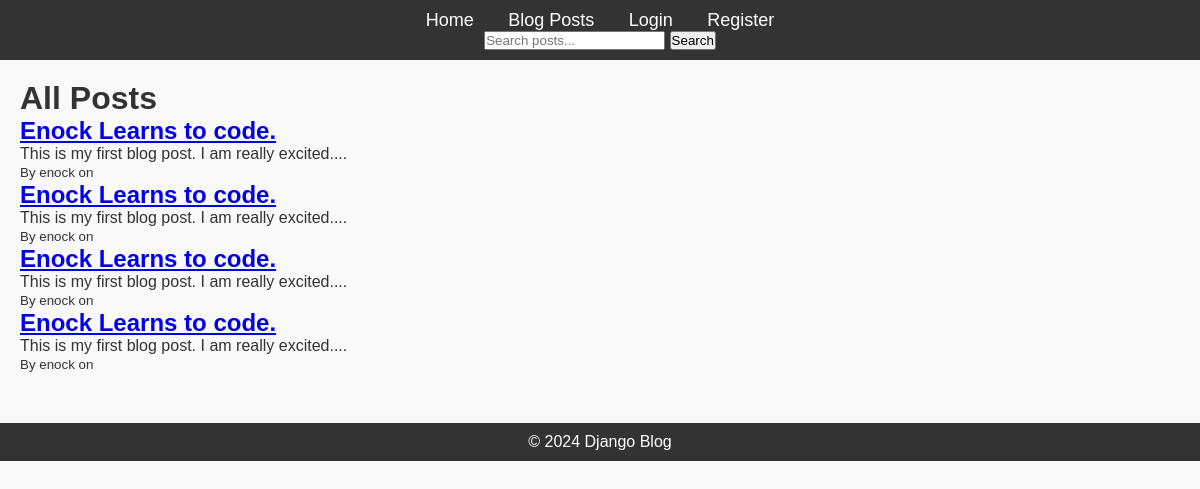
The page /posts/ on the database as committed earlier.
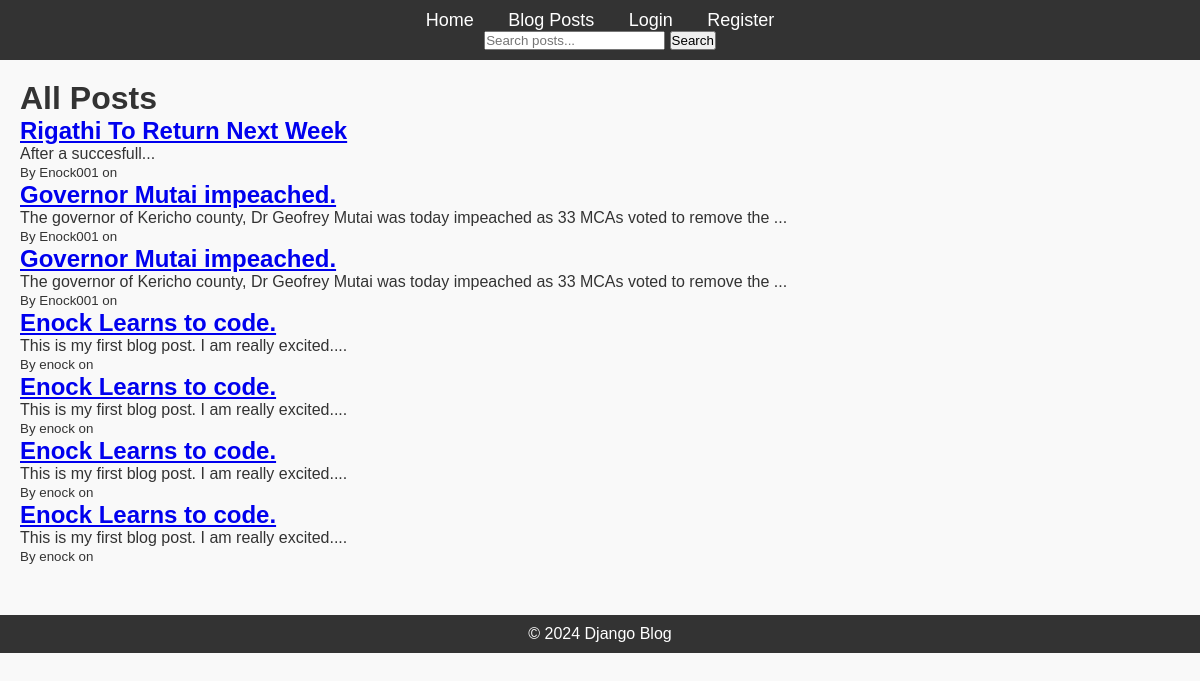
The same page on the database as committed later.
### blog/models.py (models this page shows, shortened)
class Post(models.Model):
    title = models.CharField(max_length=200)
    content = models.TextField()
    published_date = models.DateTimeField(auto_now_add=True)
    author = models.ForeignKey(User, on_delete=models.CASCADE, related_name="posts")
    tags = models.ManyToManyField(Tag, related_name="posts", blank=True)

### blog/views.py (the view)
# urls.py: path('posts/', views.PostListView.as_view(), name='post-list'),
class PostListView(ListView):
    model = Post
    template_name = 'blog/post_list.html'
    context_object_name = 'posts'
    ordering = ['-published_date']

### blog/templates/blog/post_list.html (shortened to what this page needs)
{% extends 'blog/base.html' %}
{% block content %}
<h1>All Posts</h1>
{% for post in posts %}
    <h2><a href="{% url 'post-detail' post.pk %}">{{ post.title }}</a></h2>
    <p>{{ post.content|slice:":100" }}...</p>
    <small>By {{ post.author }} on {{ post.created_at }}</small>
{% empty %}
    <p>No posts yet.</p>
{% endfor %}
{% endblock %}

### blog/templates/blog/base.html (shortened to what this page needs)
{% load static %}
<!DOCTYPE html>
<html lang="en">
<head>
    <link rel="stylesheet" href="{% static 'css/styles.css' %}">
</head>
<body>
    <header>
        <nav>
            <ul>
                <li><a href="{% url 'home' %}">Home</a></li>
                <li><a href="{% url 'post-list' %}">Blog Posts</a></li>
                <li><a href="{% url 'login' %}">Login</a></li>
                <li><a href="{% url 'register' %}">Register</a></li>
                <form method="get" action="{% url 'search-posts' %}">
  <input type="text" name="q" placeholder="Search posts...">
  <button type="submit">Search</button>
</form>
            </ul>
        </nav>
    </header>
    <div class="content">
        {% block content %}{% endblock %}
    </div>
    <footer>
        <p>&copy; 2024 Django Blog</p>
    </footer>
</body>
</html>

### static/css/styles.css (style rules this page uses)
* { margin: 0; padding: 0; box-sizing: border-box; }
body { font-family: Arial, sans-serif; background-color: #f9f9f9; color: #333; }
header { background-color: #333; padding: 10px; text-align: center; }
header nav ul { list-style-type: none; }
header nav ul li { display: inline; margin: 0 15px; }
header nav ul li a { color: white; text-decoration: none; font-size: 18px; }
.content { margin: 20px; }
footer { text-align: center; margin-top: 50px; padding: 10px; background-color: #333; color: white; }

Rows that differ between the two databases and show on the page:
added Post: title "Rigathi To Return Next Week", content "After a succesfull", author "Enock001"
added Post: title "Governor Mutai impeached.", content "The governor of Kericho county, Dr Geofrey Mutai was today impeached as 33 MCAs voted to remove the", author "Enock001"
added Post: title "Governor Mutai impeached.", content "The governor of Kericho county, Dr Geofrey Mutai was today impeached as 33 MCAs voted to remove the", author "Enock001"
